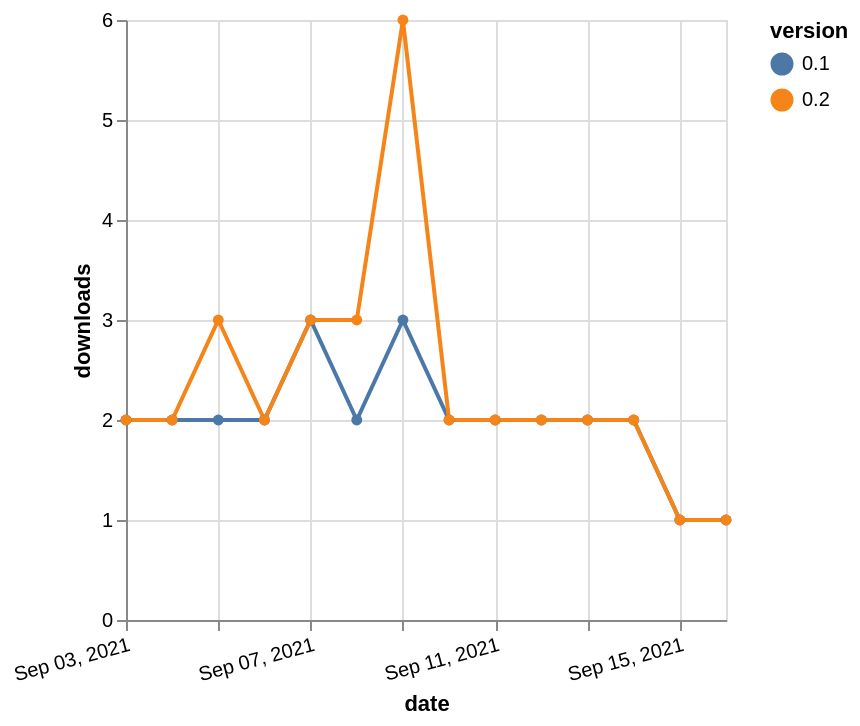

Express this chart as Vega-Lite.
### Vega-Lite specification from a JSON file in a GitHub repository (floating-point values rounded to 4 significant figures)
{"$schema": "https://vega.github.io/schema/vega-lite/v5.json", "description": "A simple bar chart with embedded data.", "data": {"values": [{"date": "2021-09-03", "total": 2622, "delta": 2, "version": "0.1"}, {"date": "2021-09-04", "total": 2624, "delta": 2, "version": "0.1"}, {"date": "2021-09-05", "total": 2626, "delta": 2, "version": "0.1"}, {"date": "2021-09-06", "total": 2628, "delta": 2, "version": "0.1"}, {"date": "2021-09-07", "total": 2631, "delta": 3, "version": "0.1"}, {"date": "2021-09-08", "total": 2633, "delta": 2, "version": "0.1"}, {"date": "2021-09-09", "total": 2636, "delta": 3, "version": "0.1"}, {"date": "2021-09-10", "total": 2638, "delta": 2, "version": "0.1"}, {"date": "2021-09-11", "total": 2640, "delta": 2, "version": "0.1"}, {"date": "2021-09-12", "total": 2642, "delta": 2, "version": "0.1"}, {"date": "2021-09-13", "total": 2644, "delta": 2, "version": "0.1"}, {"date": "2021-09-14", "total": 2646, "delta": 2, "version": "0.1"}, {"date": "2021-09-15", "total": 2647, "delta": 1, "version": "0.1"}, {"date": "2021-09-16", "total": 2648, "delta": 1, "version": "0.1"}, {"date": "2021-09-03", "total": 2832, "delta": 2, "version": "0.2"}, {"date": "2021-09-04", "total": 2834, "delta": 2, "version": "0.2"}, {"date": "2021-09-05", "total": 2837, "delta": 3, "version": "0.2"}, {"date": "2021-09-06", "total": 2839, "delta": 2, "version": "0.2"}, {"date": "2021-09-07", "total": 2842, "delta": 3, "version": "0.2"}, {"date": "2021-09-08", "total": 2845, "delta": 3, "version": "0.2"}, {"date": "2021-09-09", "total": 2851, "delta": 6, "version": "0.2"}, {"date": "2021-09-10", "total": 2853, "delta": 2, "version": "0.2"}, {"date": "2021-09-11", "total": 2855, "delta": 2, "version": "0.2"}, {"date": "2021-09-12", "total": 2857, "delta": 2, "version": "0.2"}, {"date": "2021-09-13", "total": 2859, "delta": 2, "version": "0.2"}, {"date": "2021-09-14", "total": 2861, "delta": 2, "version": "0.2"}, {"date": "2021-09-15", "total": 2862, "delta": 1, "version": "0.2"}, {"date": "2021-09-16", "total": 2863, "delta": 1, "version": "0.2"}]}, "width": "container", "mark": {"type": "line", "point": {"filled": true}}, "encoding": {"x": {"field": "date", "type": "temporal", "timeUnit": "yearmonthdate", "title": "date", "axis": {"labelAngle": -15}}, "y": {"field": "delta", "type": "quantitative", "title": "downloads"}, "color": {"field": "version", "type": "nominal"}, "tooltip": {"field": "delta"}}}
